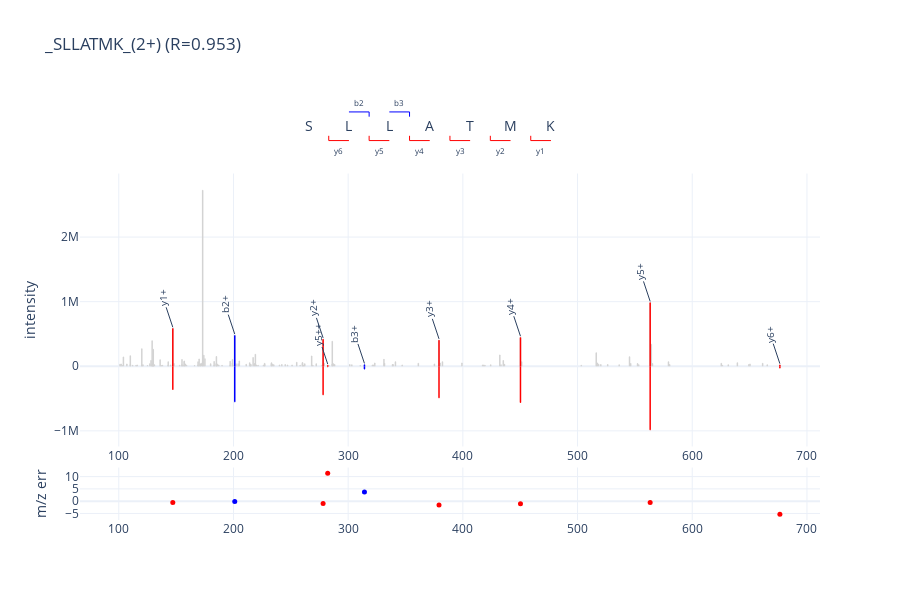

The notebook cell this image was saved under:
### Code cell
if use_peptdeep:
    pred_inten_df = model_mgr.predict_ms2(plot_psm)
else:
    pred_inten_df = None

spec_idx = plot_psm.spec_idx.values[0]
peak_mzs, peak_intens = msdata.get_peaks(spec_idx)

plot_df = make_psm_plot_df_for_peptide(
    peak_mzs, peak_intens,
    sequence=plot_psm.sequence.values[0],
    mods=plot_psm.mods.values[0],
    mod_sites=plot_psm.mod_sites.values[0],
    charge=plot_psm.charge.values[0],
    fragment_intensity_df=pred_inten_df,
)

fig = psm_plotter.plot(
    plot_df, 
    plot_psm.sequence.values[0], 
    plot_df.modified_sequence.values[0], 
    plot_unmatched_peaks=True
)
fig.show()

### Figure 1 — Plotly figure (JSON) as saved in the notebook; plotly's stock layout.template omitted (floating-point values rounded to 4 significant figures; data arrays with more than 128 entries replaced by an {"elided": "..."} marker saying what was removed)
{"data": [{"marker": {"color": "lightgrey", "size": 1}, "mode": "markers", "name": "", "showlegend": false, "type": "scatter", "x": {"elided": "164 float values"}, "xaxis": "x2", "y": {"elided": "164 float values"}, "yaxis": "y2"}, {"hovertemplate": "<b>%{hovertext}</b><br><b>m/z:</b> %{x}<br><b>intensity:</b> %{y}", "hovertext": ["b2+", "b3+"], "marker": {"color": "blue", "size": 1}, "mode": "markers", "name": "", "showlegend": false, "type": "scatter", "x": [201.1, 314.2], "xaxis": "x2", "y": [478000.0, 24320.0], "yaxis": "y2"}, {"hovertemplate": "<b>%{hovertext}</b><br><b>m/z:</b> %{x}<br><b>intensity:</b> %{y}", "hovertext": ["b2+", "b3+"], "marker": {"color": "blue", "size": 1}, "mode": "markers", "name": "", "showlegend": false, "type": "scatter", "x": [201.1, 314.2], "xaxis": "x2", "y": [-549600.0, -42740.0], "yaxis": "y2"}, {"hovertemplate": "<b>%{hovertext}</b><br><b>m/z:</b> %{x}<br><b>intensity:</b> %{y}", "hovertext": ["y6+", "y5+", "y5++", "y4+", "y3+", "y2+", "y1+"], "marker": {"color": "red", "size": 1}, "mode": "markers", "name": "", "showlegend": false, "type": "scatter", "x": [676.4, 563.3, 282.2, 450.2, 379.2, 278.2, 147.1], "xaxis": "x2", "y": [20510.0, 984500.0, 14940.0, 445700.0, 404400.0, 419800.0, 584000.0], "yaxis": "y2"}, {"hovertemplate": "<b>%{hovertext}</b><br><b>m/z:</b> %{x}<br><b>intensity:</b> %{y}", "hovertext": ["y6+", "y5+", "y5++", "y4+", "y3+", "y2+", "y1+"], "marker": {"color": "red", "size": 1}, "mode": "markers", "name": "", "showlegend": false, "type": "scatter", "x": [676.4, 563.3, 282.2, 450.2, 379.2, 278.2, 147.1], "xaxis": "x2", "y": [-25600.0, -984500.0, -9045.0, -561600.0, -488200.0, -441600.0, -359500.0], "yaxis": "y2"}, {"hovertemplate": "%{hovertext}<br><b>m/z:</b> %{x}<br><b>Mass err:</b> %{y}", "hovertext": ["b2+", "b3+"], "marker": {"color": "blue", "size": 5}, "mode": "markers", "name": "blue", "showlegend": false, "type": "scatter", "x": [201.1, 314.2], "xaxis": "x3", "y": [-0.1517, 3.691], "yaxis": "y3"}, {"hovertemplate": "%{hovertext}<br><b>m/z:</b> %{x}<br><b>Mass err:</b> %{y}", "hovertext": ["y6+", "y5+", "y5++", "y4+", "y3+", "y2+", "y1+"], "marker": {"color": "red", "size": 5}, "mode": "markers", "name": "red", "showlegend": false, "type": "scatter", "x": [676.4, 563.3, 282.2, 450.2, 379.2, 278.2, 147.1], "xaxis": "x3", "y": [-5.324, -0.5417, 11.36, -1.085, -1.529, -0.9874, -0.5186], "yaxis": "y3"}, {"hoverinfo": "skip", "line": {"width": 1}, "marker": {"color": "blue"}, "mode": "lines", "showlegend": false, "type": "scatter", "x": [300.7, 318.3, 318.3], "xaxis": "x", "y": [0.6, 0.6, 0.4], "yaxis": "y"}, {"hoverinfo": "skip", "line": {"width": 1}, "marker": {"color": "blue"}, "mode": "lines", "showlegend": false, "type": "scatter", "x": [335.9, 353.5, 353.5], "xaxis": "x", "y": [0.6, 0.6, 0.4], "yaxis": "y"}, {"hoverinfo": "skip", "line": {"width": 1}, "marker": {"color": "red"}, "mode": "lines", "showlegend": false, "type": "scatter", "x": [300.7, 283.1, 283.1], "xaxis": "x", "y": [-0.6, -0.6, -0.4], "yaxis": "y"}, {"hoverinfo": "skip", "line": {"width": 1}, "marker": {"color": "red"}, "mode": "lines", "showlegend": false, "type": "scatter", "x": [335.9, 318.3, 318.3], "xaxis": "x", "y": [-0.6, -0.6, -0.4], "yaxis": "y"}, {"hoverinfo": "skip", "line": {"width": 1}, "marker": {"color": "red"}, "mode": "lines", "showlegend": false, "type": "scatter", "x": [371.1, 353.5, 353.5], "xaxis": "x", "y": [-0.6, -0.6, -0.4], "yaxis": "y"}, {"hoverinfo": "skip", "line": {"width": 1}, "marker": {"color": "red"}, "mode": "lines", "showlegend": false, "type": "scatter", "x": [406.4, 388.7, 388.7], "xaxis": "x", "y": [-0.6, -0.6, -0.4], "yaxis": "y"}, {"hoverinfo": "skip", "line": {"width": 1}, "marker": {"color": "red"}, "mode": "lines", "showlegend": false, "type": "scatter", "x": [441.6, 424.0, 424.0], "xaxis": "x", "y": [-0.6, -0.6, -0.4], "yaxis": "y"}, {"hoverinfo": "skip", "line": {"width": 1}, "marker": {"color": "red"}, "mode": "lines", "showlegend": false, "type": "scatter", "x": [476.8, 459.2, 459.2], "xaxis": "x", "y": [-0.6, -0.6, -0.4], "yaxis": "y"}], "layout": {"annotations": [{"font": {"size": 10}, "text": "y6+", "textangle": -90, "x": 676.4, "xref": "x2", "y": 40200.0, "yref": "y2"}, {"font": {"size": 10}, "text": "b2+", "textangle": -90, "x": 201.1, "xref": "x2", "y": 497700.0, "yref": "y2"}, {"font": {"size": 10}, "text": "y5+", "textangle": -90, "x": 563.3, "xref": "x2", "y": 1004000.0, "yref": "y2"}, {"font": {"size": 10}, "text": "y5++", "textangle": -90, "x": 282.2, "xref": "x2", "y": 34630.0, "yref": "y2"}, {"font": {"size": 10}, "text": "b3+", "textangle": -90, "x": 314.2, "xref": "x2", "y": 44010.0, "yref": "y2"}, {"font": {"size": 10}, "text": "y4+", "textangle": -90, "x": 450.2, "xref": "x2", "y": 465400.0, "yref": "y2"}, {"font": {"size": 10}, "text": "y3+", "textangle": -90, "x": 379.2, "xref": "x2", "y": 424000.0, "yref": "y2"}, {"font": {"size": 10}, "text": "y2+", "textangle": -90, "x": 278.2, "xref": "x2", "y": 439400.0, "yref": "y2"}, {"font": {"size": 10}, "text": "y1+", "textangle": -90, "x": 147.1, "xref": "x2", "y": 603700.0, "yref": "y2"}, {"align": "center", "font": {"size": 14}, "showarrow": false, "text": "S", "x": 265.5, "xref": "x", "y": 0, "yref": "y", "yshift": 1}, {"align": "center", "font": {"size": 14}, "showarrow": false, "text": "L", "x": 300.7, "xref": "x", "y": 0, "yref": "y", "yshift": 1}, {"align": "center", "font": {"size": 14}, "showarrow": false, "text": "L", "x": 335.9, "xref": "x", "y": 0, "yref": "y", "yshift": 1}, {"align": "center", "font": {"size": 14}, "showarrow": false, "text": "A", "x": 371.1, "xref": "x", "y": 0, "yref": "y", "yshift": 1}, {"align": "center", "font": {"size": 14}, "showarrow": false, "text": "T", "x": 406.4, "xref": "x", "y": 0, "yref": "y", "yshift": 1}, {"align": "center", "font": {"size": 14}, "showarrow": false, "text": "M", "x": 441.6, "xref": "x", "y": 0, "yref": "y", "yshift": 1}, {"align": "center", "font": {"size": 14}, "showarrow": false, "text": "K", "x": 476.8, "xref": "x", "y": 0, "yref": "y", "yshift": 1}, {"font": {"size": 8}, "showarrow": false, "text": "b2", "x": 309.5, "xref": "x", "y": 1, "yref": "y"}, {"font": {"size": 8}, "showarrow": false, "text": "b3", "x": 344.7, "xref": "x", "y": 1, "yref": "y"}, {"font": {"size": 8}, "showarrow": false, "text": "y6", "x": 291.9, "xref": "x", "y": -1, "yref": "y"}, {"font": {"size": 8}, "showarrow": false, "text": "y5", "x": 327.1, "xref": "x", "y": -1, "yref": "y"}, {"font": {"size": 8}, "showarrow": false, "text": "y4", "x": 362.3, "xref": "x", "y": -1, "yref": "y"}, {"font": {"size": 8}, "showarrow": false, "text": "y3", "x": 397.5, "xref": "x", "y": -1, "yref": "y"}, {"font": {"size": 8}, "showarrow": false, "text": "y2", "x": 432.8, "xref": "x", "y": -1, "yref": "y"}, {"font": {"size": 8}, "showarrow": false, "text": "y1", "x": 468.0, "xref": "x", "y": -1, "yref": "y"}], "height": 600, "hovermode": "x", "shapes": [{"line": {"color": "lightgrey", "width": 1.5}, "type": "line", "x0": 101.1, "x1": 101.1, "xref": "x2", "y0": 0, "y1": 30520.0, "yref": "y2"}, {"line": {"color": "lightgrey", "width": 1.5}, "type": "line", "x0": 102.1, "x1": 102.1, "xref": "x2", "y0": 0, "y1": 33910.0, "yref": "y2"}, {"line": {"color": "lightgrey", "width": 1.5}, "type": "line", "x0": 103.1, "x1": 103.1, "xref": "x2", "y0": 0, "y1": 13620.0, "yref": "y2"}, {"line": {"color": "lightgrey", "width": 1.5}, "type": "line", "x0": 104.1, "x1": 104.1, "xref": "x2", "y0": 0, "y1": 144500.0, "yref": "y2"}, {"line": {"color": "lightgrey", "width": 1.5}, "type": "line", "x0": 107.0, "x1": 107.0, "xref": "x2", "y0": 0, "y1": 36500.0, "yref": "y2"}, {"line": {"color": "lightgrey", "width": 1.5}, "type": "line", "x0": 110.1, "x1": 110.1, "xref": "x2", "y0": 0, "y1": 163400.0, "yref": "y2"}, {"line": {"color": "lightgrey", "width": 1.5}, "type": "line", "x0": 110.1, "x1": 110.1, "xref": "x2", "y0": 0, "y1": 26750.0, "yref": "y2"}, {"line": {"color": "lightgrey", "width": 1.5}, "type": "line", "x0": 112.1, "x1": 112.1, "xref": "x2", "y0": 0, "y1": 15490.0, "yref": "y2"}, {"line": {"color": "lightgrey", "width": 1.5}, "type": "line", "x0": 115.1, "x1": 115.1, "xref": "x2", "y0": 0, "y1": 14660.0, "yref": "y2"}, {"line": {"color": "lightgrey", "width": 1.5}, "type": "line", "x0": 116.1, "x1": 116.1, "xref": "x2", "y0": 0, "y1": 19250.0, "yref": "y2"}, {"line": {"color": "lightgrey", "width": 1.5}, "type": "line", "x0": 120.1, "x1": 120.1, "xref": "x2", "y0": 0, "y1": 269600.0, "yref": "y2"}, {"line": {"color": "lightgrey", "width": 1.5}, "type": "line", "x0": 120.1, "x1": 120.1, "xref": "x2", "y0": 0, "y1": 21010.0, "yref": "y2"}, {"line": {"color": "lightgrey", "width": 1.5}, "type": "line", "x0": 121.1, "x1": 121.1, "xref": "x2", "y0": 0, "y1": 21940.0, "yref": "y2"}, {"line": {"color": "lightgrey", "width": 1.5}, "type": "line", "x0": 125.1, "x1": 125.1, "xref": "x2", "y0": 0, "y1": 12180.0, "yref": "y2"}, {"line": {"color": "lightgrey", "width": 1.5}, "type": "line", "x0": 127.1, "x1": 127.1, "xref": "x2", "y0": 0, "y1": 38940.0, "yref": "y2"}, {"line": {"color": "lightgrey", "width": 1.5}, "type": "line", "x0": 128.1, "x1": 128.1, "xref": "x2", "y0": 0, "y1": 88960.0, "yref": "y2"}, {"line": {"color": "lightgrey", "width": 1.5}, "type": "line", "x0": 129.1, "x1": 129.1, "xref": "x2", "y0": 0, "y1": 16650.0, "yref": "y2"}, {"line": {"color": "lightgrey", "width": 1.5}, "type": "line", "x0": 129.1, "x1": 129.1, "xref": "x2", "y0": 0, "y1": 396600.0, "yref": "y2"}, {"line": {"color": "lightgrey", "width": 1.5}, "type": "line", "x0": 129.1, "x1": 129.1, "xref": "x2", "y0": 0, "y1": 27010.0, "yref": "y2"}, {"line": {"color": "lightgrey", "width": 1.5}, "type": "line", "x0": 130.0, "x1": 130.0, "xref": "x2", "y0": 0, "y1": 14030.0, "yref": "y2"}, {"line": {"color": "lightgrey", "width": 1.5}, "type": "line", "x0": 130.1, "x1": 130.1, "xref": "x2", "y0": 0, "y1": 55380.0, "yref": "y2"}, {"line": {"color": "lightgrey", "width": 1.5}, "type": "line", "x0": 130.1, "x1": 130.1, "xref": "x2", "y0": 0, "y1": 262100.0, "yref": "y2"}, {"line": {"color": "lightgrey", "width": 1.5}, "type": "line", "x0": 130.1, "x1": 130.1, "xref": "x2", "y0": 0, "y1": 38220.0, "yref": "y2"}, {"line": {"color": "lightgrey", "width": 1.5}, "type": "line", "x0": 131.1, "x1": 131.1, "xref": "x2", "y0": 0, "y1": 22970.0, "yref": "y2"}, {"line": {"color": "lightgrey", "width": 1.5}, "type": "line", "x0": 136.1, "x1": 136.1, "xref": "x2", "y0": 0, "y1": 100700.0, "yref": "y2"}, {"line": {"color": "lightgrey", "width": 1.5}, "type": "line", "x0": 137.1, "x1": 137.1, "xref": "x2", "y0": 0, "y1": 11740.0, "yref": "y2"}, {"line": {"color": "lightgrey", "width": 1.5}, "type": "line", "x0": 138.1, "x1": 138.1, "xref": "x2", "y0": 0, "y1": 15400.0, "yref": "y2"}, {"line": {"color": "lightgrey", "width": 1.5}, "type": "line", "x0": 143.1, "x1": 143.1, "xref": "x2", "y0": 0, "y1": 19160.0, "yref": "y2"}, {"line": {"color": "lightgrey", "width": 1.5}, "type": "line", "x0": 143.1, "x1": 143.1, "xref": "x2", "y0": 0, "y1": 71600.0, "yref": "y2"}, {"line": {"color": "lightgrey", "width": 1.5}, "type": "line", "x0": 145.1, "x1": 145.1, "xref": "x2", "y0": 0, "y1": 20570.0, "yref": "y2"}, {"line": {"color": "lightgrey", "width": 1.5}, "type": "line", "x0": 147.1, "x1": 147.1, "xref": "x2", "y0": 0, "y1": 584000.0, "yref": "y2"}, {"line": {"color": "lightgrey", "width": 1.5}, "type": "line", "x0": 148.1, "x1": 148.1, "xref": "x2", "y0": 0, "y1": 42040.0, "yref": "y2"}, {"line": {"color": "lightgrey", "width": 1.5}, "type": "line", "x0": 153.1, "x1": 153.1, "xref": "x2", "y0": 0, "y1": 16210.0, "yref": "y2"}, {"line": {"color": "lightgrey", "width": 1.5}, "type": "line", "x0": 155.1, "x1": 155.1, "xref": "x2", "y0": 0, "y1": 21800.0, "yref": "y2"}, {"line": {"color": "lightgrey", "width": 1.5}, "type": "line", "x0": 155.1, "x1": 155.1, "xref": "x2", "y0": 0, "y1": 106000.0, "yref": "y2"}, {"line": {"color": "lightgrey", "width": 1.5}, "type": "line", "x0": 156.1, "x1": 156.1, "xref": "x2", "y0": 0, "y1": 15780.0, "yref": "y2"}, {"line": {"color": "lightgrey", "width": 1.5}, "type": "line", "x0": 157.1, "x1": 157.1, "xref": "x2", "y0": 0, "y1": 68640.0, "yref": "y2"}, {"line": {"color": "lightgrey", "width": 1.5}, "type": "line", "x0": 157.1, "x1": 157.1, "xref": "x2", "y0": 0, "y1": 80940.0, "yref": "y2"}, {"line": {"color": "lightgrey", "width": 1.5}, "type": "line", "x0": 158.1, "x1": 158.1, "xref": "x2", "y0": 0, "y1": 34750.0, "yref": "y2"}, {"line": {"color": "lightgrey", "width": 1.5}, "type": "line", "x0": 159.1, "x1": 159.1, "xref": "x2", "y0": 0, "y1": 17300.0, "yref": "y2"}, {"line": {"color": "lightgrey", "width": 1.5}, "type": "line", "x0": 166.1, "x1": 166.1, "xref": "x2", "y0": 0, "y1": 13130.0, "yref": "y2"}, {"line": {"color": "lightgrey", "width": 1.5}, "type": "line", "x0": 169.1, "x1": 169.1, "xref": "x2", "y0": 0, "y1": 20820.0, "yref": "y2"}, {"line": {"color": "lightgrey", "width": 1.5}, "type": "line", "x0": 169.1, "x1": 169.1, "xref": "x2", "y0": 0, "y1": 70180.0, "yref": "y2"}, {"line": {"color": "lightgrey", "width": 1.5}, "type": "line", "x0": 170.1, "x1": 170.1, "xref": "x2", "y0": 0, "y1": 111200.0, "yref": "y2"}, {"line": {"color": "lightgrey", "width": 1.5}, "type": "line", "x0": 171.1, "x1": 171.1, "xref": "x2", "y0": 0, "y1": 16980.0, "yref": "y2"}, {"line": {"color": "lightgrey", "width": 1.5}, "type": "line", "x0": 171.1, "x1": 171.1, "xref": "x2", "y0": 0, "y1": 39390.0, "yref": "y2"}, {"line": {"color": "lightgrey", "width": 1.5}, "type": "line", "x0": 172.1, "x1": 172.1, "xref": "x2", "y0": 0, "y1": 44270.0, "yref": "y2"}, {"line": {"color": "lightgrey", "width": 1.5}, "type": "line", "x0": 173.1, "x1": 173.1, "xref": "x2", "y0": 0, "y1": 68020.0, "yref": "y2"}, {"line": {"color": "lightgrey", "width": 1.5}, "type": "line", "x0": 173.1, "x1": 173.1, "xref": "x2", "y0": 0, "y1": 2726695, "yref": "y2"}, {"line": {"color": "lightgrey", "width": 1.5}, "type": "line", "x0": 174.1, "x1": 174.1, "xref": "x2", "y0": 0, "y1": 169588, "yref": "y2"}, {"line": {"color": "lightgrey", "width": 1.5}, "type": "line", "x0": 175.1, "x1": 175.1, "xref": "x2", "y0": 0, "y1": 116300.0, "yref": "y2"}, {"line": {"color": "lightgrey", "width": 1.5}, "type": "line", "x0": 180.1, "x1": 180.1, "xref": "x2", "y0": 0, "y1": 39800.0, "yref": "y2"}, {"line": {"color": "lightgrey", "width": 1.5}, "type": "line", "x0": 183.1, "x1": 183.1, "xref": "x2", "y0": 0, "y1": 15250.0, "yref": "y2"}, {"line": {"color": "lightgrey", "width": 1.5}, "type": "line", "x0": 183.1, "x1": 183.1, "xref": "x2", "y0": 0, "y1": 72380.0, "yref": "y2"}, {"line": {"color": "lightgrey", "width": 1.5}, "type": "line", "x0": 185.1, "x1": 185.1, "xref": "x2", "y0": 0, "y1": 34740.0, "yref": "y2"}, {"line": {"color": "lightgrey", "width": 1.5}, "type": "line", "x0": 185.1, "x1": 185.1, "xref": "x2", "y0": 0, "y1": 150600.0, "yref": "y2"}, {"line": {"color": "lightgrey", "width": 1.5}, "type": "line", "x0": 185.2, "x1": 185.2, "xref": "x2", "y0": 0, "y1": 51880.0, "yref": "y2"}, {"line": {"color": "lightgrey", "width": 1.5}, "type": "line", "x0": 186.1, "x1": 186.1, "xref": "x2", "y0": 0, "y1": 27280.0, "yref": "y2"}, {"line": {"color": "lightgrey", "width": 1.5}, "type": "line", "x0": 187.1, "x1": 187.1, "xref": "x2", "y0": 0, "y1": 19260.0, "yref": "y2"}, {"line": {"color": "lightgrey", "width": 1.5}, "type": "line", "x0": 190.1, "x1": 190.1, "xref": "x2", "y0": 0, "y1": 16810.0, "yref": "y2"}, {"line": {"color": "lightgrey", "width": 1.5}, "type": "line", "x0": 197.1, "x1": 197.1, "xref": "x2", "y0": 0, "y1": 21280.0, "yref": "y2"}, {"line": {"color": "lightgrey", "width": 1.5}, "type": "line", "x0": 197.1, "x1": 197.1, "xref": "x2", "y0": 0, "y1": 77380.0, "yref": "y2"}, {"line": {"color": "lightgrey", "width": 1.5}, "type": "line", "x0": 199.1, "x1": 199.1, "xref": "x2", "y0": 0, "y1": 51010.0, "yref": "y2"}, {"line": {"color": "lightgrey", "width": 1.5}, "type": "line", "x0": 199.2, "x1": 199.2, "xref": "x2", "y0": 0, "y1": 103300.0, "yref": "y2"}, {"line": {"color": "lightgrey", "width": 1.5}, "type": "line", "x0": 200.2, "x1": 200.2, "xref": "x2", "y0": 0, "y1": 14720.0, "yref": "y2"}, {"line": {"color": "lightgrey", "width": 1.5}, "type": "line", "x0": 201.1, "x1": 201.1, "xref": "x2", "y0": 0, "y1": 478000.0, "yref": "y2"}, {"line": {"color": "lightgrey", "width": 1.5}, "type": "line", "x0": 202.1, "x1": 202.1, "xref": "x2", "y0": 0, "y1": 38990.0, "yref": "y2"}, {"line": {"color": "lightgrey", "width": 1.5}, "type": "line", "x0": 204.1, "x1": 204.1, "xref": "x2", "y0": 0, "y1": 39240.0, "yref": "y2"}, {"line": {"color": "lightgrey", "width": 1.5}, "type": "line", "x0": 205.1, "x1": 205.1, "xref": "x2", "y0": 0, "y1": 83130.0, "yref": "y2"}, {"line": {"color": "lightgrey", "width": 1.5}, "type": "line", "x0": 211.1, "x1": 211.1, "xref": "x2", "y0": 0, "y1": 31780.0, "yref": "y2"}, {"line": {"color": "lightgrey", "width": 1.5}, "type": "line", "x0": 214.1, "x1": 214.1, "xref": "x2", "y0": 0, "y1": 55350.0, "yref": "y2"}, {"line": {"color": "lightgrey", "width": 1.5}, "type": "line", "x0": 214.5, "x1": 214.5, "xref": "x2", "y0": 0, "y1": 26800.0, "yref": "y2"}, {"line": {"color": "lightgrey", "width": 1.5}, "type": "line", "x0": 215.1, "x1": 215.1, "xref": "x2", "y0": 0, "y1": 12310.0, "yref": "y2"}, {"line": {"color": "lightgrey", "width": 1.5}, "type": "line", "x0": 215.1, "x1": 215.1, "xref": "x2", "y0": 0, "y1": 30420.0, "yref": "y2"}, {"line": {"color": "lightgrey", "width": 1.5}, "type": "line", "x0": 217.1, "x1": 217.1, "xref": "x2", "y0": 0, "y1": 135300.0, "yref": "y2"}, {"line": {"color": "lightgrey", "width": 1.5}, "type": "line", "x0": 218.1, "x1": 218.1, "xref": "x2", "y0": 0, "y1": 42940.0, "yref": "y2"}, {"line": {"color": "lightgrey", "width": 1.5}, "type": "line", "x0": 219.1, "x1": 219.1, "xref": "x2", "y0": 0, "y1": 186300.0, "yref": "y2"}, {"line": {"color": "lightgrey", "width": 1.5}, "type": "line", "x0": 220.1, "x1": 220.1, "xref": "x2", "y0": 0, "y1": 21200.0, "yref": "y2"}, {"line": {"color": "lightgrey", "width": 1.5}, "type": "line", "x0": 221.5, "x1": 221.5, "xref": "x2", "y0": 0, "y1": 14110.0, "yref": "y2"}, {"line": {"color": "lightgrey", "width": 1.5}, "type": "line", "x0": 226.1, "x1": 226.1, "xref": "x2", "y0": 0, "y1": 16010.0, "yref": "y2"}, {"line": {"color": "lightgrey", "width": 1.5}, "type": "line", "x0": 227.1, "x1": 227.1, "xref": "x2", "y0": 0, "y1": 29970.0, "yref": "y2"}, {"line": {"color": "lightgrey", "width": 1.5}, "type": "line", "x0": 227.2, "x1": 227.2, "xref": "x2", "y0": 0, "y1": 45200.0, "yref": "y2"}, {"line": {"color": "lightgrey", "width": 1.5}, "type": "line", "x0": 233.1, "x1": 233.1, "xref": "x2", "y0": 0, "y1": 44680.0, "yref": "y2"}, {"line": {"color": "lightgrey", "width": 1.5}, "type": "line", "x0": 233.2, "x1": 233.2, "xref": "x2", "y0": 0, "y1": 55170.0, "yref": "y2"}, {"line": {"color": "lightgrey", "width": 1.5}, "type": "line", "x0": 234.1, "x1": 234.1, "xref": "x2", "y0": 0, "y1": 29650.0, "yref": "y2"}, {"line": {"color": "lightgrey", "width": 1.5}, "type": "line", "x0": 235.1, "x1": 235.1, "xref": "x2", "y0": 0, "y1": 22800.0, "yref": "y2"}, {"line": {"color": "lightgrey", "width": 1.5}, "type": "line", "x0": 240.1, "x1": 240.1, "xref": "x2", "y0": 0, "y1": 20840.0, "yref": "y2"}, {"line": {"color": "lightgrey", "width": 1.5}, "type": "line", "x0": 242.2, "x1": 242.2, "xref": "x2", "y0": 0, "y1": 29030.0, "yref": "y2"}, {"line": {"color": "lightgrey", "width": 1.5}, "type": "line", "x0": 245.1, "x1": 245.1, "xref": "x2", "y0": 0, "y1": 25740.0, "yref": "y2"}, {"line": {"color": "lightgrey", "width": 1.5}, "type": "line", "x0": 247.1, "x1": 247.1, "xref": "x2", "y0": 0, "y1": 18620.0, "yref": "y2"}, {"line": {"color": "lightgrey", "width": 1.5}, "type": "line", "x0": 251.1, "x1": 251.1, "xref": "x2", "y0": 0, "y1": 19210.0, "yref": "y2"}, {"line": {"color": "lightgrey", "width": 1.5}, "type": "line", "x0": 255.1, "x1": 255.1, "xref": "x2", "y0": 0, "y1": 61410.0, "yref": "y2"}, {"line": {"color": "lightgrey", "width": 1.5}, "type": "line", "x0": 258.1, "x1": 258.1, "xref": "x2", "y0": 0, "y1": 17100.0, "yref": "y2"}, {"line": {"color": "lightgrey", "width": 1.5}, "type": "line", "x0": 260.1, "x1": 260.1, "xref": "x2", "y0": 0, "y1": 56670.0, "yref": "y2"}, {"line": {"color": "lightgrey", "width": 1.5}, "type": "line", "x0": 260.2, "x1": 260.2, "xref": "x2", "y0": 0, "y1": 48470.0, "yref": "y2"}, {"line": {"color": "lightgrey", "width": 1.5}, "type": "line", "x0": 261.1, "x1": 261.1, "xref": "x2", "y0": 0, "y1": 13270.0, "yref": "y2"}, {"line": {"color": "lightgrey", "width": 1.5}, "type": "line", "x0": 261.2, "x1": 261.2, "xref": "x2", "y0": 0, "y1": 13630.0, "yref": "y2"}, {"line": {"color": "lightgrey", "width": 1.5}, "type": "line", "x0": 262.1, "x1": 262.1, "xref": "x2", "y0": 0, "y1": 39420.0, "yref": "y2"}, {"line": {"color": "lightgrey", "width": 1.5}, "type": "line", "x0": 268.2, "x1": 268.2, "xref": "x2", "y0": 0, "y1": 157400.0, "yref": "y2"}, {"line": {"color": "lightgrey", "width": 1.5}, "type": "line", "x0": 269.2, "x1": 269.2, "xref": "x2", "y0": 0, "y1": 13980.0, "yref": "y2"}, {"line": {"color": "lightgrey", "width": 1.5}, "type": "line", "x0": 272.2, "x1": 272.2, "xref": "x2", "y0": 0, "y1": 39900.0, "yref": "y2"}, {"line": {"color": "lightgrey", "width": 1.5}, "type": "line", "x0": 277.1, "x1": 277.1, "xref": "x2", "y0": 0, "y1": 16780.0, "yref": "y2"}, {"line": {"color": "lightgrey", "width": 1.5}, "type": "line", "x0": 278.2, "x1": 278.2, "xref": "x2", "y0": 0, "y1": 419800.0, "yref": "y2"}, {"line": {"color": "lightgrey", "width": 1.5}, "type": "line", "x0": 279.2, "x1": 279.2, "xref": "x2", "y0": 0, "y1": 46160.0, "yref": "y2"}, {"line": {"color": "lightgrey", "width": 1.5}, "type": "line", "x0": 282.2, "x1": 282.2, "xref": "x2", "y0": 0, "y1": 14940.0, "yref": "y2"}, {"line": {"color": "lightgrey", "width": 1.5}, "type": "line", "x0": 283.1, "x1": 283.1, "xref": "x2", "y0": 0, "y1": 13760.0, "yref": "y2"}, {"line": {"color": "lightgrey", "width": 1.5}, "type": "line", "x0": 286.1, "x1": 286.1, "xref": "x2", "y0": 0, "y1": 35880.0, "yref": "y2"}, {"line": {"color": "lightgrey", "width": 1.5}, "type": "line", "x0": 286.2, "x1": 286.2, "xref": "x2", "y0": 0, "y1": 385700.0, "yref": "y2"}, {"line": {"color": "lightgrey", "width": 1.5}, "type": "line", "x0": 287.2, "x1": 287.2, "xref": "x2", "y0": 0, "y1": 38500.0, "yref": "y2"}, {"line": {"color": "lightgrey", "width": 1.5}, "type": "line", "x0": 288.2, "x1": 288.2, "xref": "x2", "y0": 0, "y1": 27740.0, "yref": "y2"}, {"line": {"color": "lightgrey", "width": 1.5}, "type": "line", "x0": 301.4, "x1": 301.4, "xref": "x2", "y0": 0, "y1": 26600.0, "yref": "y2"}, {"line": {"color": "lightgrey", "width": 1.5}, "type": "line", "x0": 303.2, "x1": 303.2, "xref": "x2", "y0": 0, "y1": 25220.0, "yref": "y2"}, {"line": {"color": "lightgrey", "width": 1.5}, "type": "line", "x0": 310.5, "x1": 310.5, "xref": "x2", "y0": 0, "y1": 13230.0, "yref": "y2"}, {"line": {"color": "lightgrey", "width": 1.5}, "type": "line", "x0": 314.2, "x1": 314.2, "xref": "x2", "y0": 0, "y1": 24320.0, "yref": "y2"}, {"line": {"color": "lightgrey", "width": 1.5}, "type": "line", "x0": 321.2, "x1": 321.2, "xref": "x2", "y0": 0, "y1": 18890.0, "yref": "y2"}, {"line": {"color": "lightgrey", "width": 1.5}, "type": "line", "x0": 322.2, "x1": 322.2, "xref": "x2", "y0": 0, "y1": 21180.0, "yref": "y2"}, {"line": {"color": "lightgrey", "width": 1.5}, "type": "line", "x0": 323.2, "x1": 323.2, "xref": "x2", "y0": 0, "y1": 49080.0, "yref": "y2"}, {"line": {"color": "lightgrey", "width": 1.5}, "type": "line", "x0": 331.2, "x1": 331.2, "xref": "x2", "y0": 0, "y1": 107800.0, "yref": "y2"}, {"line": {"color": "lightgrey", "width": 1.5}, "type": "line", "x0": 331.7, "x1": 331.7, "xref": "x2", "y0": 0, "y1": 45180.0, "yref": "y2"}, {"line": {"color": "lightgrey", "width": 1.5}, "type": "line", "x0": 338.7, "x1": 338.7, "xref": "x2", "y0": 0, "y1": 27060.0, "yref": "y2"}, {"line": {"color": "lightgrey", "width": 1.5}, "type": "line", "x0": 339.2, "x1": 339.2, "xref": "x2", "y0": 0, "y1": 27470.0, "yref": "y2"}, {"line": {"color": "lightgrey", "width": 1.5}, "type": "line", "x0": 341.2, "x1": 341.2, "xref": "x2", "y0": 0, "y1": 70550.0, "yref": "y2"}, {"line": {"color": "lightgrey", "width": 1.5}, "type": "line", "x0": 347.1, "x1": 347.1, "xref": "x2", "y0": 0, "y1": 20280.0, "yref": "y2"}, {"line": {"color": "lightgrey", "width": 1.5}, "type": "line", "x0": 361.2, "x1": 361.2, "xref": "x2", "y0": 0, "y1": 48260.0, "yref": "y2"}, {"line": {"color": "lightgrey", "width": 1.5}, "type": "line", "x0": 375.2, "x1": 375.2, "xref": "x2", "y0": 0, "y1": 33700.0, "yref": "y2"}, {"line": {"color": "lightgrey", "width": 1.5}, "type": "line", "x0": 379.2, "x1": 379.2, "xref": "x2", "y0": 0, "y1": 404400.0, "yref": "y2"}, {"line": {"color": "lightgrey", "width": 1.5}, "type": "line", "x0": 380.2, "x1": 380.2, "xref": "x2", "y0": 0, "y1": 49040.0, "yref": "y2"}, {"line": {"color": "lightgrey", "width": 1.5}, "type": "line", "x0": 382.2, "x1": 382.2, "xref": "x2", "y0": 0, "y1": 69760.0, "yref": "y2"}, {"line": {"color": "lightgrey", "width": 1.5}, "type": "line", "x0": 399.2, "x1": 399.2, "xref": "x2", "y0": 0, "y1": 51680.0, "yref": "y2"}, {"line": {"color": "lightgrey", "width": 1.5}, "type": "line", "x0": 417.2, "x1": 417.2, "xref": "x2", "y0": 0, "y1": 18390.0, "yref": "y2"}, {"line": {"color": "lightgrey", "width": 1.5}, "type": "line", "x0": 418.3, "x1": 418.3, "xref": "x2", "y0": 0, "y1": 18340.0, "yref": "y2"}, {"line": {"color": "lightgrey", "width": 1.5}, "type": "line", "x0": 419.2, "x1": 419.2, "xref": "x2", "y0": 0, "y1": 15330.0, "yref": "y2"}, {"line": {"color": "lightgrey", "width": 1.5}, "type": "line", "x0": 424.2, "x1": 424.2, "xref": "x2", "y0": 0, "y1": 21940.0, "yref": "y2"}, {"line": {"color": "lightgrey", "width": 1.5}, "type": "line", "x0": 432.2, "x1": 432.2, "xref": "x2", "y0": 0, "y1": 174200.0, "yref": "y2"}, {"line": {"color": "lightgrey", "width": 1.5}, "type": "line", "x0": 433.2, "x1": 433.2, "xref": "x2", "y0": 0, "y1": 22230.0, "yref": "y2"}, {"line": {"color": "lightgrey", "width": 1.5}, "type": "line", "x0": 435.3, "x1": 435.3, "xref": "x2", "y0": 0, "y1": 87520.0, "yref": "y2"}, {"line": {"color": "lightgrey", "width": 1.5}, "type": "line", "x0": 436.3, "x1": 436.3, "xref": "x2", "y0": 0, "y1": 29860.0, "yref": "y2"}, {"line": {"color": "lightgrey", "width": 1.5}, "type": "line", "x0": 450.2, "x1": 450.2, "xref": "x2", "y0": 0, "y1": 445700.0, "yref": "y2"}, {"line": {"color": "lightgrey", "width": 1.5}, "type": "line", "x0": 451.2, "x1": 451.2, "xref": "x2", "y0": 0, "y1": 68560.0, "yref": "y2"}, {"line": {"color": "lightgrey", "width": 1.5}, "type": "line", "x0": 503.3, "x1": 503.3, "xref": "x2", "y0": 0, "y1": 15080.0, "yref": "y2"}, {"line": {"color": "lightgrey", "width": 1.5}, "type": "line", "x0": 516.3, "x1": 516.3, "xref": "x2", "y0": 0, "y1": 209700.0, "yref": "y2"}, {"line": {"color": "lightgrey", "width": 1.5}, "type": "line", "x0": 517.3, "x1": 517.3, "xref": "x2", "y0": 0, "y1": 49090.0, "yref": "y2"}, {"line": {"color": "lightgrey", "width": 1.5}, "type": "line", "x0": 518.3, "x1": 518.3, "xref": "x2", "y0": 0, "y1": 30650.0, "yref": "y2"}, {"line": {"color": "lightgrey", "width": 1.5}, "type": "line", "x0": 520.3, "x1": 520.3, "xref": "x2", "y0": 0, "y1": 29140.0, "yref": "y2"}, {"line": {"color": "lightgrey", "width": 1.5}, "type": "line", "x0": 526.3, "x1": 526.3, "xref": "x2", "y0": 0, "y1": 27580.0, "yref": "y2"}, {"line": {"color": "lightgrey", "width": 1.5}, "type": "line", "x0": 536.3, "x1": 536.3, "xref": "x2", "y0": 0, "y1": 23960.0, "yref": "y2"}, {"line": {"color": "lightgrey", "width": 1.5}, "type": "line", "x0": 545.3, "x1": 545.3, "xref": "x2", "y0": 0, "y1": 146300.0, "yref": "y2"}, {"line": {"color": "lightgrey", "width": 1.5}, "type": "line", "x0": 546.3, "x1": 546.3, "xref": "x2", "y0": 0, "y1": 43930.0, "yref": "y2"}, {"line": {"color": "lightgrey", "width": 1.5}, "type": "line", "x0": 552.3, "x1": 552.3, "xref": "x2", "y0": 0, "y1": 41560.0, "yref": "y2"}, {"line": {"color": "lightgrey", "width": 1.5}, "type": "line", "x0": 553.3, "x1": 553.3, "xref": "x2", "y0": 0, "y1": 24840.0, "yref": "y2"}, {"line": {"color": "lightgrey", "width": 1.5}, "type": "line", "x0": 563.3, "x1": 563.3, "xref": "x2", "y0": 0, "y1": 984500.0, "yref": "y2"}, {"line": {"color": "lightgrey", "width": 1.5}, "type": "line", "x0": 564.3, "x1": 564.3, "xref": "x2", "y0": 0, "y1": 342300.0, "yref": "y2"}, {"line": {"color": "lightgrey", "width": 1.5}, "type": "line", "x0": 565.3, "x1": 565.3, "xref": "x2", "y0": 0, "y1": 41320.0, "yref": "y2"}, {"line": {"color": "lightgrey", "width": 1.5}, "type": "line", "x0": 579.3, "x1": 579.3, "xref": "x2", "y0": 0, "y1": 71360.0, "yref": "y2"}, {"line": {"color": "lightgrey", "width": 1.5}, "type": "line", "x0": 580.3, "x1": 580.3, "xref": "x2", "y0": 0, "y1": 25860.0, "yref": "y2"}, {"line": {"color": "lightgrey", "width": 1.5}, "type": "line", "x0": 625.3, "x1": 625.3, "xref": "x2", "y0": 0, "y1": 45730.0, "yref": "y2"}, {"line": {"color": "lightgrey", "width": 1.5}, "type": "line", "x0": 626.3, "x1": 626.3, "xref": "x2", "y0": 0, "y1": 15200.0, "yref": "y2"}, {"line": {"color": "lightgrey", "width": 1.5}, "type": "line", "x0": 631.4, "x1": 631.4, "xref": "x2", "y0": 0, "y1": 23390.0, "yref": "y2"}, {"line": {"color": "lightgrey", "width": 1.5}, "type": "line", "x0": 639.4, "x1": 639.4, "xref": "x2", "y0": 0, "y1": 53210.0, "yref": "y2"}, {"line": {"color": "lightgrey", "width": 1.5}, "type": "line", "x0": 649.4, "x1": 649.4, "xref": "x2", "y0": 0, "y1": 27750.0, "yref": "y2"}, {"line": {"color": "lightgrey", "width": 1.5}, "type": "line", "x0": 650.4, "x1": 650.4, "xref": "x2", "y0": 0, "y1": 36850.0, "yref": "y2"}, {"line": {"color": "lightgrey", "width": 1.5}, "type": "line", "x0": 661.4, "x1": 661.4, "xref": "x2", "y0": 0, "y1": 48560.0, "yref": "y2"}, {"line": {"color": "lightgrey", "width": 1.5}, "type": "line", "x0": 665.4, "x1": 665.4, "xref": "x2", "y0": 0, "y1": 24850.0, "yref": "y2"}, {"line": {"color": "lightgrey", "width": 1.5}, "type": "line", "x0": 676.4, "x1": 676.4, "xref": "x2", "y0": 0, "y1": 20510.0, "yref": "y2"}, {"line": {"color": "red", "width": 1.5}, "type": "line", "x0": 676.4, "x1": 676.4, "xref": "x2", "y0": 0, "y1": 20510.0, "yref": "y2"}, {"line": {"color": "blue", "width": 1.5}, "type": "line", "x0": 201.1, "x1": 201.1, "xref": "x2", "y0": 0, "y1": 478000.0, "yref": "y2"}, {"line": {"color": "red", "width": 1.5}, "type": "line", "x0": 563.3, "x1": 563.3, "xref": "x2", "y0": 0, "y1": 984500.0, "yref": "y2"}, {"line": {"color": "red", "width": 1.5}, "type": "line", "x0": 282.2, "x1": 282.2, "xref": "x2", "y0": 0, "y1": 14940.0, "yref": "y2"}, {"line": {"color": "blue", "width": 1.5}, "type": "line", "x0": 314.2, "x1": 314.2, "xref": "x2", "y0": 0, "y1": 24320.0, "yref": "y2"}, {"line": {"color": "red", "width": 1.5}, "type": "line", "x0": 450.2, "x1": 450.2, "xref": "x2", "y0": 0, "y1": 445700.0, "yref": "y2"}, {"line": {"color": "red", "width": 1.5}, "type": "line", "x0": 379.2, "x1": 379.2, "xref": "x2", "y0": 0, "y1": 404400.0, "yref": "y2"}, {"line": {"color": "red", "width": 1.5}, "type": "line", "x0": 278.2, "x1": 278.2, "xref": "x2", "y0": 0, "y1": 419800.0, "yref": "y2"}, {"line": {"color": "red", "width": 1.5}, "type": "line", "x0": 147.1, "x1": 147.1, "xref": "x2", "y0": 0, "y1": 584000.0, "yref": "y2"}, {"line": {"color": "red", "width": 1.5}, "type": "line", "x0": 676.4, "x1": 676.4, "xref": "x2", "y0": 0, "y1": -25600.0, "yref": "y2"}, {"line": {"color": "blue", "width": 1.5}, "type": "line", "x0": 201.1, "x1": 201.1, "xref": "x2", "y0": 0, "y1": -549600.0, "yref": "y2"}, {"line": {"color": "red", "width": 1.5}, "type": "line", "x0": 563.3, "x1": 563.3, "xref": "x2", "y0": 0, "y1": -984500.0, "yref": "y2"}, {"line": {"color": "red", "width": 1.5}, "type": "line", "x0": 282.2, "x1": 282.2, "xref": "x2", "y0": 0, "y1": -9045.0, "yref": "y2"}, {"line": {"color": "blue", "width": 1.5}, "type": "line", "x0": 314.2, "x1": 314.2, "xref": "x2", "y0": 0, "y1": -42740.0, "yref": "y2"}, {"line": {"color": "red", "width": 1.5}, "type": "line", "x0": 450.2, "x1": 450.2, "xref": "x2", "y0": 0, "y1": -561600.0, "yref": "y2"}, {"line": {"color": "red", "width": 1.5}, "type": "line", "x0": 379.2, "x1": 379.2, "xref": "x2", "y0": 0, "y1": -488200.0, "yref": "y2"}, {"line": {"color": "red", "width": 1.5}, "type": "line", "x0": 278.2, "x1": 278.2, "xref": "x2", "y0": 0, "y1": -441600.0, "yref": "y2"}, {"line": {"color": "red", "width": 1.5}, "type": "line", "x0": 147.1, "x1": 147.1, "xref": "x2", "y0": 0, "y1": -359500.0, "yref": "y2"}], "title": {"text": "_SLLATMK_(2+) (R=0.953)", "yanchor": "bottom"}, "xaxis": {"anchor": "y", "domain": [0, 1], "matches": "x", "visible": false}, "xaxis2": {"anchor": "y2", "domain": [0, 1], "matches": "x"}, "xaxis3": {"anchor": "y3", "domain": [0, 1], "matches": "x"}, "yaxis": {"anchor": "x", "domain": [0.875, 1], "range": [-1.1, 1.1], "title": {"text": "intensity"}, "visible": false}, "yaxis2": {"anchor": "x2", "domain": [0.175, 0.825], "title": {"text": "intensity"}}, "yaxis3": {"anchor": "x3", "domain": [0, 0.125], "title": {"text": "m/z err"}}}}
